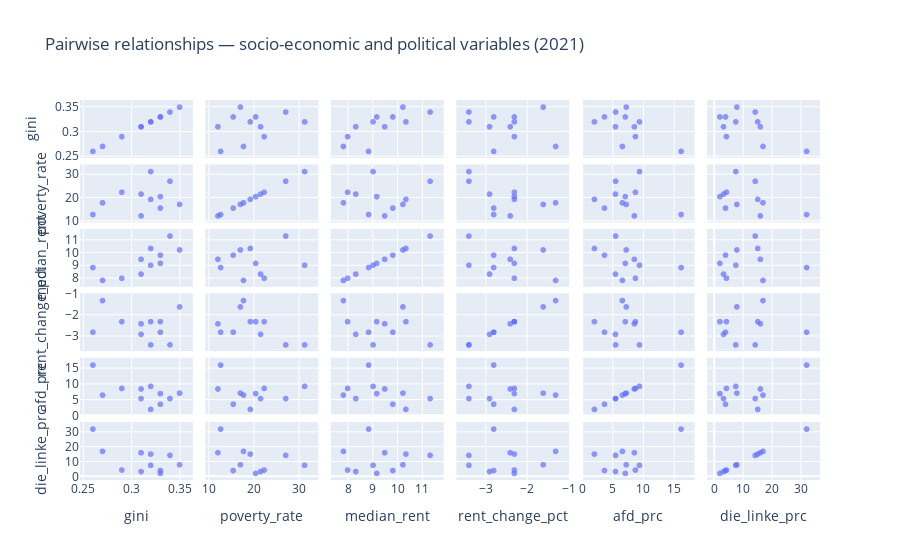

The notebook cell this image was saved under:
### Markdown cell above
## Now we want to apply the same analytical process for merged_2021 and merged_2025

### Code cell
# scatter-matrix with hover labels

fig = px.scatter_matrix(
    merged_2021,
    dimensions=[
        "gini", "poverty_rate",
        "median_rent",
        "rent_change_pct",
        "afd_prc", "die_linke_prc"
    ],
    hover_name="district",
    title="Pairwise relationships — socio-economic and political variables (2021)"
)
fig.update_traces(marker=dict(size=6, opacity=0.7))
fig.show()

### Figure 1 — Plotly figure (JSON) as saved in the notebook; plotly's stock layout.template omitted (floating-point values rounded to 4 significant figures)
{"data": [{"dimensions": [{"axis": {"matches": true}, "label": "gini", "values": [0.34, 0.32, 0.31, 0.35, 0.29, 0.33, 0.33, 0.32, 0.26, 0.27, 0.31]}, {"axis": {"matches": true}, "label": "poverty_rate", "values": [27.2, 19.3, 12.1, 17.1, 22.4, 15.5, 20.5, 31.4, 12.7, 17.8, 21.6]}, {"axis": {"matches": true}, "label": "median_rent", "values": [11.34, 10.36, 9.5, 10.24, 8.0, 9.83, 9.18, 9.03, 8.85, 7.83, 8.33]}, {"axis": {"matches": true}, "label": "rent_change_pct", "values": [-3.4, -2.3, -2.4, -1.6, -2.3, -2.8, -2.3, -3.4, -2.8, -1.3, -2.9]}, {"axis": {"matches": true}, "label": "afd_prc", "values": [5.51, 2.04, 8.58, 7.25, 8.75, 3.69, 7.09, 9.42, 16.23, 6.62, 5.49]}, {"axis": {"matches": true}, "label": "die_linke_prc", "values": [14.26, 15.14, 16.06, 7.91, 4.29, 3.97, 2.03, 7.53, 32.09, 16.97, 3.28]}], "hovertemplate": "<b>%{hovertext}</b><br><br>%{xaxis.title.text}=%{x}<br>%{yaxis.title.text}=%{y}<extra></extra>", "hovertext": ["Mitte", "Friedrichshain-Kreuzberg", "Pankow", "Charlottenburg-Wilmersdorf", "Spandau", "Steglitz-Zehlendorf", "Tempelhof-Schoeneberg", "Neukoelln", "Treptow-Koepenick", "Marzahn-Hellersdorf", "Reinickendorf"], "legendgroup": "", "marker": {"color": "#636efa", "opacity": 0.7, "size": 6, "symbol": "circle"}, "name": "", "showlegend": false, "type": "splom"}], "layout": {"dragmode": "select", "legend": {"tracegroupgap": 0}, "title": {"text": "Pairwise relationships — socio-economic and political variables (2021)"}}}
